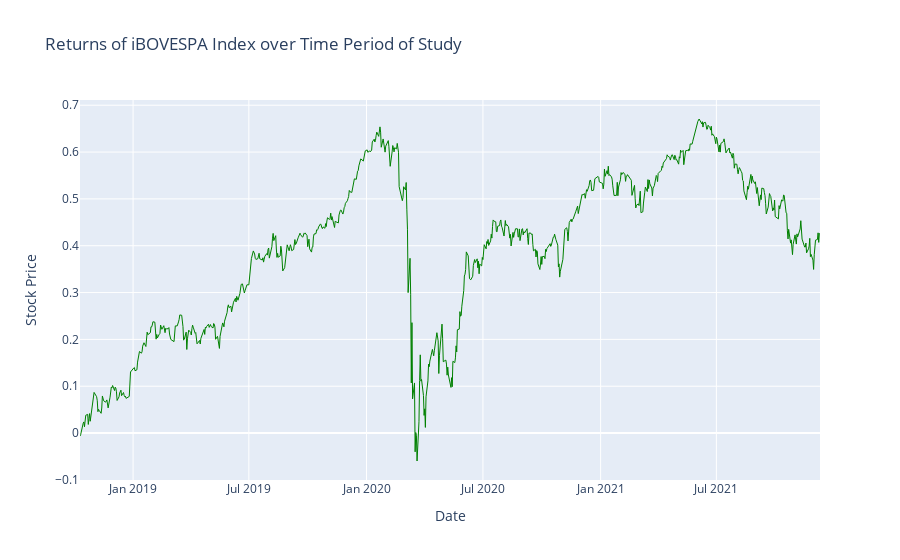

Source (notebook cell):
### Markdown cell above
Cumulative log returns for the whole market

### Code cell
# Let's look at the cumulative log returns for the whole market

fig = go.Figure()

fig.add_trace(go.Scatter(x=ibovespa_return_1.index, y=ibovespa_return_1.mean(axis=1).cumsum(), name='close',
                         line=dict(color='green', width=1)))


fig.update_layout(title='Returns of iBOVESPA Index over Time Period of Study',
                  xaxis_title='Date',
                  yaxis_title='Stock Price')

fig.show()

### Figure 1 — Plotly figure (JSON) as saved in the notebook; plotly's stock layout.template omitted (floating-point values rounded to 4 significant figures; data arrays with more than 128 entries replaced by an {"elided": "..."} marker saying what was removed)
{"data": [{"line": {"color": "green", "width": 1}, "name": "close", "type": "scatter", "x": {"elided": "782 str values"}, "y": {"elided": "782 float values"}}], "layout": {"title": {"text": "Returns of iBOVESPA Index over Time Period of Study"}, "xaxis": {"title": {"text": "Date"}}, "yaxis": {"title": {"text": "Stock Price"}}}}
